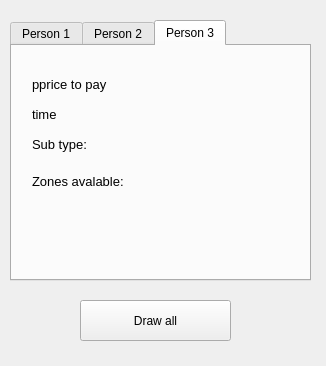
<?xml version="1.0" encoding="UTF-8"?>
<ui version="4.0">
 <class>MainWindow</class>
 <widget class="QMainWindow" name="MainWindow">
  <property name="geometry">
   <rect>
    <x>0</x>
    <y>0</y>
    <width>326</width>
    <height>366</height>
   </rect>
  </property>
  <property name="windowTitle">
   <string>MainWindow</string>
  </property>
  <widget class="QWidget" name="centralwidget">
   <widget class="QPushButton" name="pushButton">
    <property name="geometry">
     <rect>
      <x>80</x>
      <y>300</y>
      <width>151</width>
      <height>41</height>
     </rect>
    </property>
    <property name="text">
     <string>Draw all</string>
    </property>
   </widget>
   <widget class="QTabWidget" name="tabWidget">
    <property name="geometry">
     <rect>
      <x>10</x>
      <y>20</y>
      <width>301</width>
      <height>261</height>
     </rect>
    </property>
    <property name="currentIndex">
     <number>2</number>
    </property>
    <widget class="QWidget" name="tab">
     <attribute name="title">
      <string>Person 1</string>
     </attribute>
     <widget class="QLabel" name="label">
      <property name="geometry">
       <rect>
        <x>20</x>
        <y>30</y>
        <width>91</width>
        <height>16</height>
       </rect>
      </property>
      <property name="font">
       <font>
        <pointsize>10</pointsize>
       </font>
      </property>
      <property name="text">
       <string>pprice to pay</string>
      </property>
     </widget>
     <widget class="QLabel" name="ptp_1">
      <property name="geometry">
       <rect>
        <x>130</x>
        <y>30</y>
        <width>91</width>
        <height>16</height>
       </rect>
      </property>
      <property name="font">
       <font>
        <pointsize>10</pointsize>
       </font>
      </property>
      <property name="text">
       <string/>
      </property>
     </widget>
     <widget class="QLabel" name="label_3">
      <property name="geometry">
       <rect>
        <x>20</x>
        <y>60</y>
        <width>91</width>
        <height>16</height>
       </rect>
      </property>
      <property name="font">
       <font>
        <pointsize>10</pointsize>
       </font>
      </property>
      <property name="text">
       <string>time</string>
      </property>
     </widget>
     <widget class="QLabel" name="time_1">
      <property name="geometry">
       <rect>
        <x>130</x>
        <y>60</y>
        <width>91</width>
        <height>16</height>
       </rect>
      </property>
      <property name="font">
       <font>
        <pointsize>10</pointsize>
       </font>
      </property>
      <property name="text">
       <string/>
      </property>
     </widget>
     <widget class="QLabel" name="label_4">
      <property name="geometry">
       <rect>
        <x>20</x>
        <y>90</y>
        <width>91</width>
        <height>16</height>
       </rect>
      </property>
      <property name="font">
       <font>
        <pointsize>10</pointsize>
       </font>
      </property>
      <property name="text">
       <string>Sub type:</string>
      </property>
     </widget>
     <widget class="QLabel" name="sub_1">
      <property name="geometry">
       <rect>
        <x>130</x>
        <y>90</y>
        <width>91</width>
        <height>16</height>
       </rect>
      </property>
      <property name="font">
       <font>
        <pointsize>10</pointsize>
       </font>
      </property>
      <property name="text">
       <string/>
      </property>
     </widget>
     <widget class="QLabel" name="label_10">
      <property name="geometry">
       <rect>
        <x>20</x>
        <y>120</y>
        <width>281</width>
        <height>31</height>
       </rect>
      </property>
      <property name="font">
       <font>
        <pointsize>10</pointsize>
       </font>
      </property>
      <property name="text">
       <string>Zones avalable:</string>
      </property>
     </widget>
     <widget class="QLabel" name="zones_1">
      <property name="geometry">
       <rect>
        <x>20</x>
        <y>150</y>
        <width>271</width>
        <height>61</height>
       </rect>
      </property>
      <property name="font">
       <font>
        <pointsize>10</pointsize>
       </font>
      </property>
      <property name="text">
       <string/>
      </property>
     </widget>
    </widget>
    <widget class="QWidget" name="tab_3">
     <attribute name="title">
      <string>Person 2</string>
     </attribute>
     <widget class="QLabel" name="label_5">
      <property name="geometry">
       <rect>
        <x>20</x>
        <y>90</y>
        <width>91</width>
        <height>16</height>
       </rect>
      </property>
      <property name="font">
       <font>
        <pointsize>10</pointsize>
       </font>
      </property>
      <property name="text">
       <string>Sub type:</string>
      </property>
     </widget>
     <widget class="QLabel" name="ptp_2">
      <property name="geometry">
       <rect>
        <x>130</x>
        <y>30</y>
        <width>91</width>
        <height>16</height>
       </rect>
      </property>
      <property name="font">
       <font>
        <pointsize>10</pointsize>
       </font>
      </property>
      <property name="text">
       <string/>
      </property>
     </widget>
     <widget class="QLabel" name="sub_2">
      <property name="geometry">
       <rect>
        <x>130</x>
        <y>90</y>
        <width>91</width>
        <height>16</height>
       </rect>
      </property>
      <property name="font">
       <font>
        <pointsize>10</pointsize>
       </font>
      </property>
      <property name="text">
       <string/>
      </property>
     </widget>
     <widget class="QLabel" name="label_2">
      <property name="geometry">
       <rect>
        <x>20</x>
        <y>30</y>
        <width>91</width>
        <height>16</height>
       </rect>
      </property>
      <property name="font">
       <font>
        <pointsize>10</pointsize>
       </font>
      </property>
      <property name="text">
       <string>pprice to pay</string>
      </property>
     </widget>
     <widget class="QLabel" name="time_2">
      <property name="geometry">
       <rect>
        <x>130</x>
        <y>60</y>
        <width>91</width>
        <height>16</height>
       </rect>
      </property>
      <property name="font">
       <font>
        <pointsize>10</pointsize>
       </font>
      </property>
      <property name="text">
       <string/>
      </property>
     </widget>
     <widget class="QLabel" name="label_6">
      <property name="geometry">
       <rect>
        <x>20</x>
        <y>60</y>
        <width>91</width>
        <height>16</height>
       </rect>
      </property>
      <property name="font">
       <font>
        <pointsize>10</pointsize>
       </font>
      </property>
      <property name="text">
       <string>time</string>
      </property>
     </widget>
     <widget class="QLabel" name="label_11">
      <property name="geometry">
       <rect>
        <x>20</x>
        <y>120</y>
        <width>91</width>
        <height>31</height>
       </rect>
      </property>
      <property name="font">
       <font>
        <pointsize>10</pointsize>
       </font>
      </property>
      <property name="text">
       <string>Zones avalable:</string>
      </property>
     </widget>
     <widget class="QLabel" name="zones_2">
      <property name="geometry">
       <rect>
        <x>20</x>
        <y>150</y>
        <width>271</width>
        <height>61</height>
       </rect>
      </property>
      <property name="font">
       <font>
        <pointsize>10</pointsize>
       </font>
      </property>
      <property name="text">
       <string/>
      </property>
     </widget>
    </widget>
    <widget class="QWidget" name="tab_2">
     <attribute name="title">
      <string>Person 3</string>
     </attribute>
     <widget class="QLabel" name="label_7">
      <property name="geometry">
       <rect>
        <x>20</x>
        <y>90</y>
        <width>91</width>
        <height>16</height>
       </rect>
      </property>
      <property name="font">
       <font>
        <pointsize>10</pointsize>
       </font>
      </property>
      <property name="text">
       <string>Sub type:</string>
      </property>
     </widget>
     <widget class="QLabel" name="ptp_3">
      <property name="geometry">
       <rect>
        <x>130</x>
        <y>30</y>
        <width>91</width>
        <height>16</height>
       </rect>
      </property>
      <property name="font">
       <font>
        <pointsize>10</pointsize>
       </font>
      </property>
      <property name="text">
       <string/>
      </property>
     </widget>
     <widget class="QLabel" name="sub_3">
      <property name="geometry">
       <rect>
        <x>130</x>
        <y>90</y>
        <width>91</width>
        <height>16</height>
       </rect>
      </property>
      <property name="font">
       <font>
        <pointsize>10</pointsize>
       </font>
      </property>
      <property name="text">
       <string/>
      </property>
     </widget>
     <widget class="QLabel" name="label_8">
      <property name="geometry">
       <rect>
        <x>20</x>
        <y>30</y>
        <width>91</width>
        <height>16</height>
       </rect>
      </property>
      <property name="font">
       <font>
        <pointsize>10</pointsize>
       </font>
      </property>
      <property name="text">
       <string>pprice to pay</string>
      </property>
     </widget>
     <widget class="QLabel" name="time_3">
      <property name="geometry">
       <rect>
        <x>130</x>
        <y>60</y>
        <width>91</width>
        <height>16</height>
       </rect>
      </property>
      <property name="font">
       <font>
        <pointsize>10</pointsize>
       </font>
      </property>
      <property name="text">
       <string/>
      </property>
     </widget>
     <widget class="QLabel" name="label_9">
      <property name="geometry">
       <rect>
        <x>20</x>
        <y>60</y>
        <width>91</width>
        <height>16</height>
       </rect>
      </property>
      <property name="font">
       <font>
        <pointsize>10</pointsize>
       </font>
      </property>
      <property name="text">
       <string>time</string>
      </property>
     </widget>
     <widget class="QLabel" name="label_12">
      <property name="geometry">
       <rect>
        <x>20</x>
        <y>120</y>
        <width>91</width>
        <height>31</height>
       </rect>
      </property>
      <property name="font">
       <font>
        <pointsize>10</pointsize>
       </font>
      </property>
      <property name="text">
       <string>Zones avalable:</string>
      </property>
     </widget>
     <widget class="QLabel" name="zones_3">
      <property name="geometry">
       <rect>
        <x>20</x>
        <y>150</y>
        <width>261</width>
        <height>61</height>
       </rect>
      </property>
      <property name="font">
       <font>
        <pointsize>10</pointsize>
       </font>
      </property>
      <property name="text">
       <string/>
      </property>
     </widget>
    </widget>
   </widget>
  </widget>
 </widget>
 <resources/>
 <connections/>
</ui>
